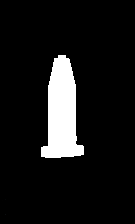
#> input picture scripts/cntdict_img/buoy.bmp, 135 x 224 px
$ python -i shape_test.py   (imports and definitions only)
#> lines starting #> are read from the running program, lines starting #| are printed output that depends on the picture; after the words box and inside, x2 and y2 are one past the last pixel; in counts of white or black regions, pixels touching at a corner belong together
#> further down, picture is the input picture: shape (224, 135, 3); mean B, G, R 23.5, 23.5, 23.5
#!/usr/bin/env python
import cv2
import numpy as np
import colorsys

class ShapeDetector:
	def __init__(self):
		pass

	# [46 lines left out: functions detect, getAverageColor, inRange, not called in this run]
def get_shape(image):

	lower_blue = np.array([110,100,100])
	upper_blue = np.array([130,255,255])
	lower_green = np.array([40,50,50])
	upper_green = np.array([80,255,255])
	lower_red = np.array([160,100,100])
	upper_red = np.array([10,255,255])
	height, width = image.shape[:2]
#> height = 224; width = 135
	resized = cv2.resize(image,(width, height))
	ratio = image.shape[0] / float(resized.shape[0])
#> ratio = 1

	gray = cv2.cvtColor(resized, cv2.COLOR_BGR2GRAY)

	blurred = cv2.GaussianBlur(gray, (5, 5), 0)
	upper = 255
	lower = 120
	thresh_inv = cv2.threshold(blurred, lower ,upper, cv2.THRESH_BINARY_INV)[1]
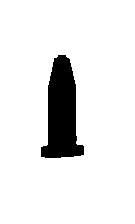
#> thresh_inv: shape (224, 135); 90.8% white; 1 black region, box (x1, y1, x2, y2) and area: (41, 55, 84, 158) 2789
	thresh = cv2.threshold(blurred, lower, upper, cv2.THRESH_BINARY)[1]
	thresh_inv_uint8 = 255 * thresh
#> thresh_inv_uint8: shape (224, 135); values 0 (black) and 1 (white), 9.2% white; 1 white region
	#cv2.imshow('gray',gray)
	#cv2.imshow('thresh_inv',thresh_inv)
	#cv2.imshow('thresh',thresh)

	cnts = cv2.findContours(thresh_inv.copy(), cv2.RETR_LIST,
	cv2.CHAIN_APPROX_SIMPLE)
#> cnts = 2 contours; box (x1, y1, x2, y2) and area: (0, 0, 135, 224) 29882, (40, 54, 85, 159) 2920
	cnts = cnts[1]
#> cnts = [[1, -1, -1, -1], [-1, 0, -1, -1]]
	sd = ShapeDetector()

	for c in cnts:
		# compute the center of the contour, then detect the name of the
		# shape using only the contour
		M = cv2.moments(c)
		cX = int((M["m10"] / (M["m00"]+0.1)) * ratio)
		cY = int((M["m01"] / (M["m00"]+0.1)) * ratio)
		shape = sd.detect(c)
		x,y,w,h = cv2.boundingRect(c)
		rat = float(w)/float(h)
		if shape != "weird" and cv2.contourArea(c) > 50 and rat > 0.5 and rat < 2 :
				colour = getAverageColor(c,image)
				color_label = "u"
				if inRange(colour,lower_blue,upper_blue):
					color_label = "blue "
				if inRange(colour,lower_red,upper_red):
					color_label = "red "
				if inRange(colour,lower_green,upper_green):
					color_label = "green "
				if color_label == "u":
					pass
				else:

					# if cv2.inRange()
					# multiply the contour (x, y)-coordinates by the resize ratio,
					# then draw the contours and the name of the shape on the image\

					c = c.astype("float")
					c *= ratio
					c = c.astype("int")
					cv2.drawContours(image, [c], -1, (0, 0, 0), 2)
					cv2.putText(image, color_label + shape, (cX, cY), cv2.FONT_HERSHEY_SIMPLEX,
						0.5, (0, 0, 0), 2)
#> this loop made 1 pass
#> c on pass 1: [[1, -1, -1, -1], [-1, 0, -1, -1]]

		# show the output image
	#cv2.imshow("Image", image)
	#cv2.waitKey(3)
	return image

>>> import cv2
>>> picture = cv2.imread('../../scripts/cntdict_img/buoy.bmp')
#> (the run stopped early here; a loop or call above may not have finished)
